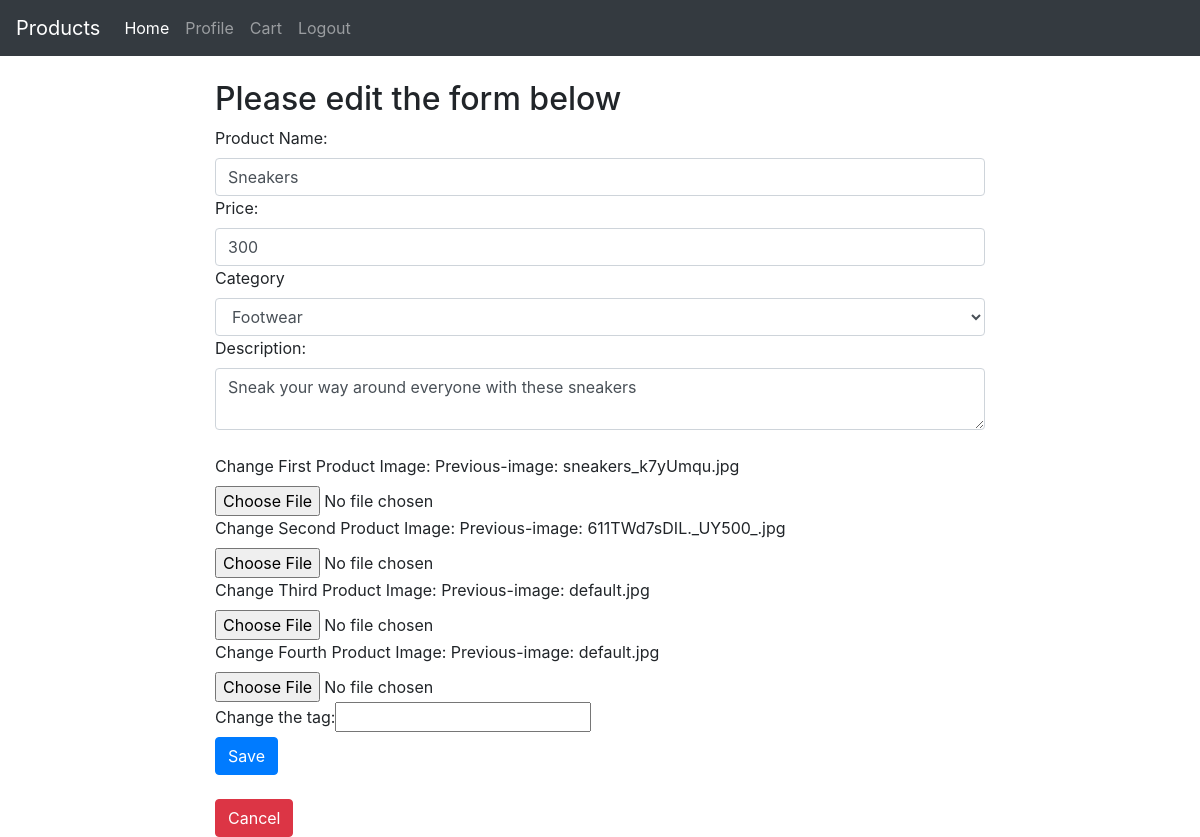
Screenshot of /edit/1 (signed in) with the database file from the repository.
### Information/models.py (models this page shows, shortened)
class Product(models.Model):
    seller = models.ForeignKey(Info, default=None, on_delete=models.CASCADE)
    product_image1 = models.ImageField(null=True, blank=True, default='default.jpg')
    product_image2 = models.ImageField(null=True, blank=True, default='default.jpg')
    product_image3 = models.ImageField(null=True, blank=True, default='default.jpg')
    product_image4 = models.ImageField(null=True, blank=True, default='default.jpg')
    tags = models.ManyToManyField(Tags, blank=True)
    name = models.CharField(max_length=50)
    price = models.IntegerField()
    category = models.CharField(max_length=20, default='other', choices={('Electronics', 'Electronics')
                                                                         , ('Footwear', 'Footwear')
                                                                         , ('Clothing', 'Clothing')
                                                                         , ('Books', 'Books')
                                                                         , ('other', 'other')
                                                                         , })
    description = models.CharField(max_length=100)

### Information/views.py (the view, shortened to what this page needs)
# urls.py: path('edit/<int:pk>', views.edit_product, name='edit'),
@login_required(login_url='login')
def edit_product(request, pk):
    info = Info.objects.get(user=request.user)
    product = Product.objects.get(id=pk)
    return render(request, 'Information/edit_product.html', {'product': product , 'info': info})

### Information/templates/Information/edit_product.html (shortened to what this page needs)
{% extends 'Information/main.html' %}
{% block content %}
{% include 'Information/navbar.html' %}
<div class="container-fluid">
    <br>
    <div class="row">
        <div class="col-md-2"></div>
            <div class="col-md-8">
                <h2>Please edit the form below</h2>
            <div class="form">
                <form action="" method="POST" enctype="multipart/form-data">
                    <label for="name">Product Name:</label><input name="name" value='{{product.name}}' id="name" class="form-control" type="text">
                    <label for="price">Price:</label><input name="price" id='price' value='{{product.price}}' class="form-control" type="number">
                    <label for="category">Category</label><select id="category" name="category" value='{{product.category}}' class="form-control">
                        <option value="Footwear">Footwear</option>
                    </select>
                    <label for="description">Description:</label><textarea name="description" id='description' class="form-control">{{product.description}}</textarea>
                    <br>
                    <label for="image1">Change First Product Image: Previous-image: {{product.product_image1}} </label><input name="image1"  id='image1' type="file">
                    <br>
                    <label for="image2">Change Second Product Image: Previous-image: {{product.product_image2}} </label><input name="image2"   id='image2' type="file">
                    <br>
                    <label for="image3">Change Third Product Image: Previous-image: {{product.product_image3}} </label><input name="image3"  id='image3' type="file">
                    <br>
                    <label for="image4">Change Fourth Product Image: Previous-image: {{product.product_image4}} </label><input name="image4"  id='image4' type="file">
                    <br>
                    <label for='tag'>Change the tag:  </label><input id=tag type=text name=tag value='{{product.tags.tag_name}}'>
                    <br>
                    <input class="btn btn-primary btn block" value="Save" type="submit">
                </form>
                <br>
                <a class="btn btn-danger" href="{% url 'homeS' %}">Cancel</a>
            </div>
        </div>
    </div>
</div>
{% endblock %}

### rows the page displays
Product: name "Sneakers", price "300", category "Footwear", description "Sneak your way around everyone with these sneakers", product_image1 "sneakers_k7yUmqu.jpg", product_image2 "611TWd7sDIL._UY500_.jpg", product_image3 "default.jpg", product_image4 "default.jpg"
